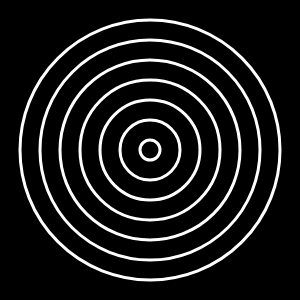
Frame 1 (no input)
Frame 60 (no input): identical to frame 1, image omitted
Frame 120 (the mouse pressed at the canvas centre since frame 60): identical to frame 1, image omitted

The p5.js sketch that drew this single still picture (run headless with seeded random() and noise() and a simulated clock; from frame 60 on, the mouse is pressed at the canvas centre):

// p5.js sketch
// ── sketch.js
function setup() {
  createCanvas(300, 300);
  ellipseMode(RADIUS);

  
}

function draw() {
  background(0);
  
  noFill();
  stroke(255);
  
  for(let r = 10; r<= 130;r+=20){
    
    strokeWeight(3)
    let d = dist(150,150,mouseX,mouseY);
    
    if( abs(d-r) <= 5)
      strokeWeight(12)
    
    circle(150,150,r)
    
    
    
  }
    
    //Pattern:
    //Start x at 20
    //Incremental Step: Increase x by 30
    //Permissive If:  x < width
 
}

function mouseInBox(x,y,w,h){
  
  return mouseX>x-w/2 && mouseX<x+w/2 && mouseY > y-h/2 && mouseY < y + h/2
  
}
